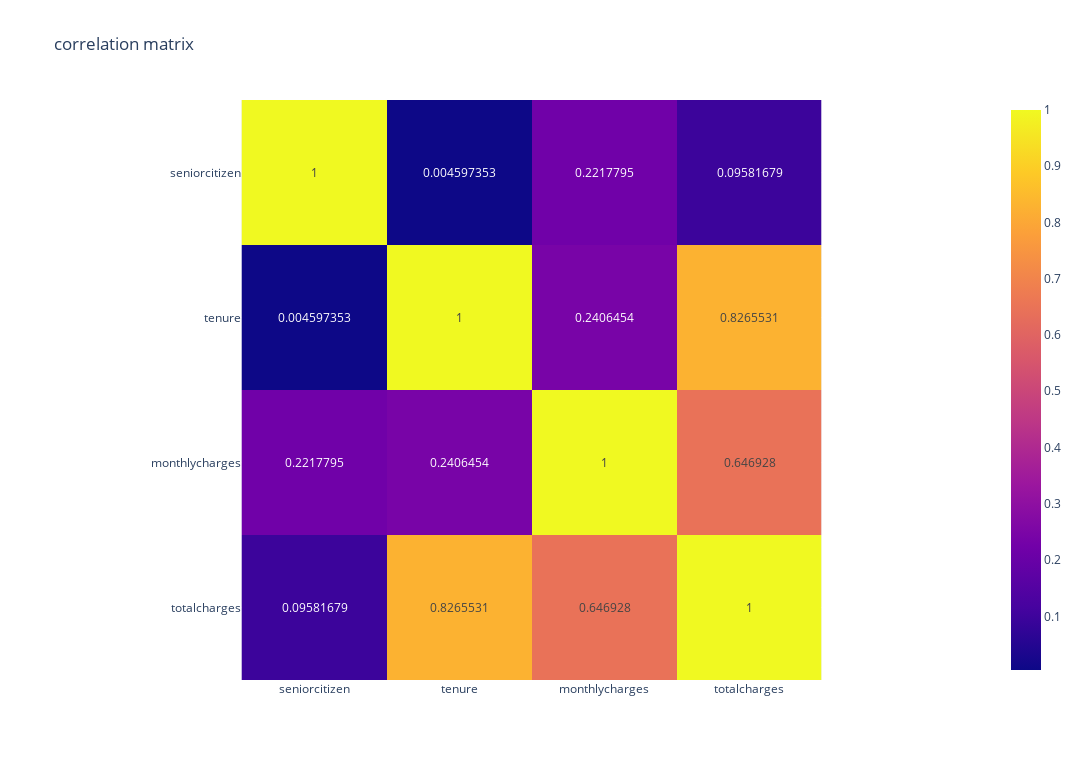

Source (notebook cell):
### Markdown cell above
### Multivariant Analysis

### Code cell
# Visualize relationships between variables
## Calculate the correlations
corr_matrix = df.corr(numeric_only=True)

## Visualize the correlations 
fig = px.imshow(corr_matrix, text_auto=True, width = 1080, height = 760,
                title= f"correlation matrix")
fig.show()

### Figure 1 — Plotly figure (JSON) as saved in the notebook; plotly's stock layout.template omitted (floating-point values rounded to 4 significant figures)
{"data": [{"coloraxis": "coloraxis", "hovertemplate": "x: %{x}<br>y: %{y}<br>color: %{z}<extra></extra>", "name": "0", "texttemplate": "%{z}", "type": "heatmap", "x": ["seniorcitizen", "tenure", "monthlycharges", "totalcharges"], "xaxis": "x", "y": ["seniorcitizen", "tenure", "monthlycharges", "totalcharges"], "yaxis": "y", "z": [[1, 0.004597, 0.2218, 0.09582], [0.004597, 1, 0.2406, 0.8266], [0.2218, 0.2406, 1, 0.6469], [0.09582, 0.8266, 0.6469, 1]]}], "layout": {"coloraxis": {"colorscale": [[0, "#0d0887"], [0.1111, "#46039f"], [0.2222, "#7201a8"], [0.3333, "#9c179e"], [0.4444, "#bd3786"], [0.5556, "#d8576b"], [0.6667, "#ed7953"], [0.7778, "#fb9f3a"], [0.8889, "#fdca26"], [1, "#f0f921"]]}, "height": 760, "title": {"text": "correlation matrix"}, "width": 1080, "xaxis": {"anchor": "y", "constrain": "domain", "domain": [0, 1], "scaleanchor": "y"}, "yaxis": {"anchor": "x", "autorange": "reversed", "constrain": "domain", "domain": [0, 1]}}}
